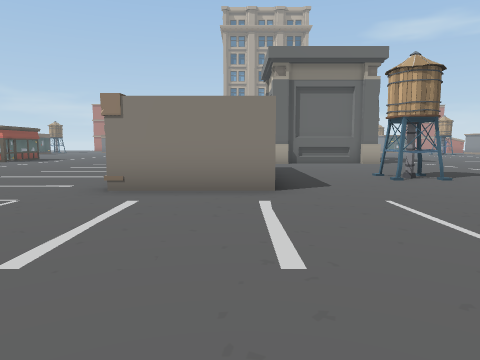
[1] (above)

24 first-person views from a walk through a 3-D level made in the Unity game engine. The camera is 1.5 m above the floor, tilts 6° down and sees 70° across. The floor is counted in squares, 2 m on a side. Each view is taken from the middle of a square. On the plan, view 1 faces up. The plan holds only what a view shows up to about 11 squares ahead; the rest is blank. The place goes on beyond the plan.

[2]
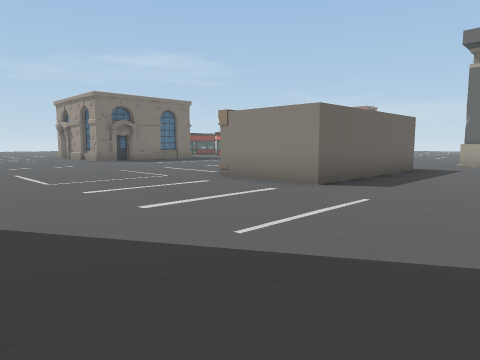

[3]
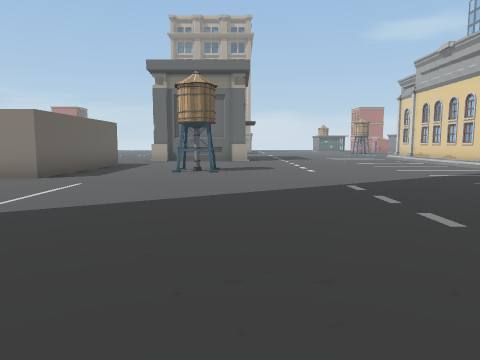

[4]
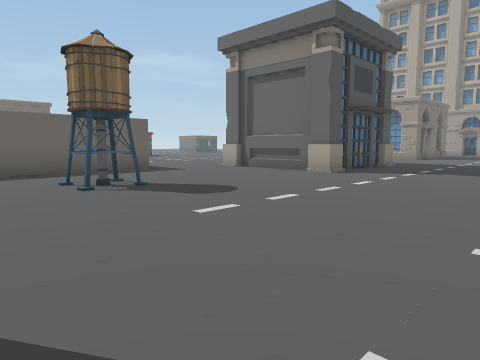

[5]
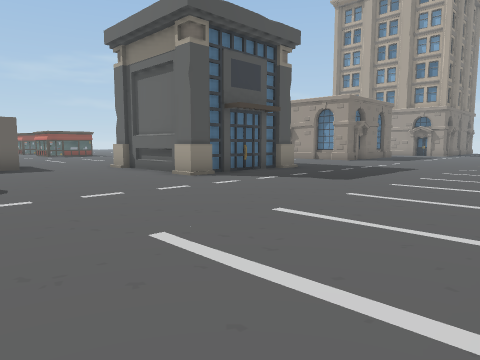

[6]
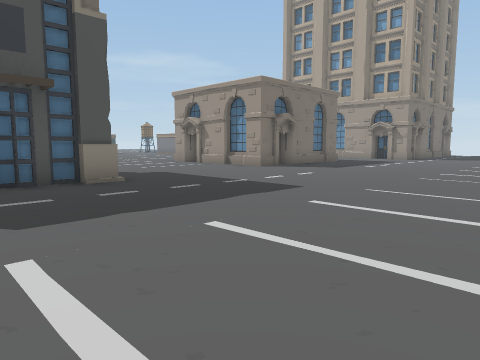

[7]
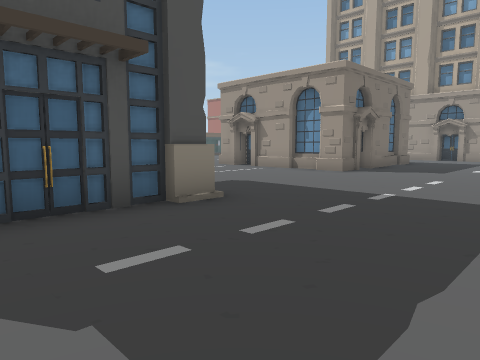

[8]
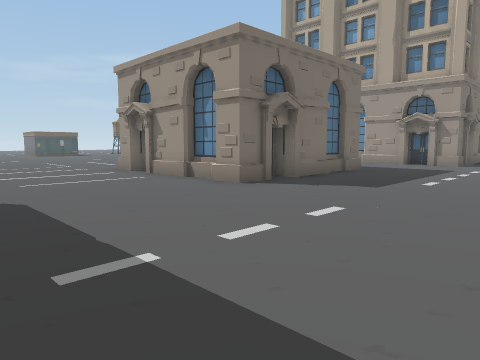

[9]
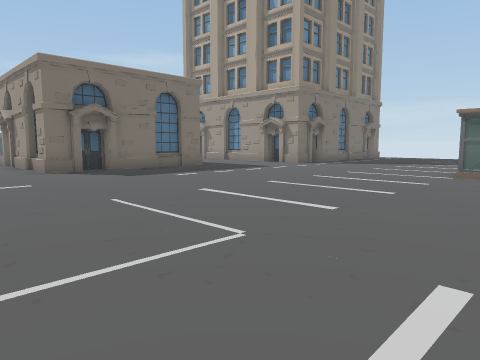

[10]
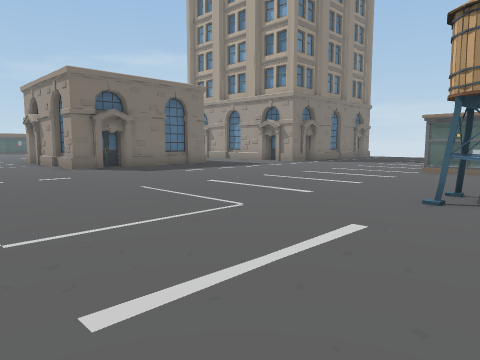

[11]
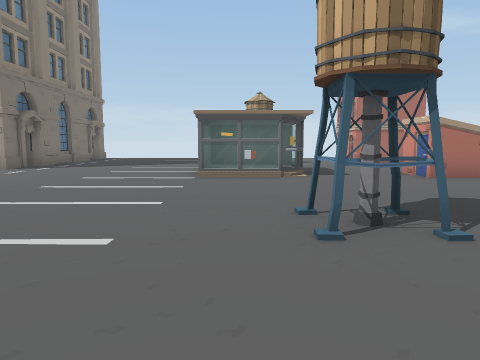

[12]
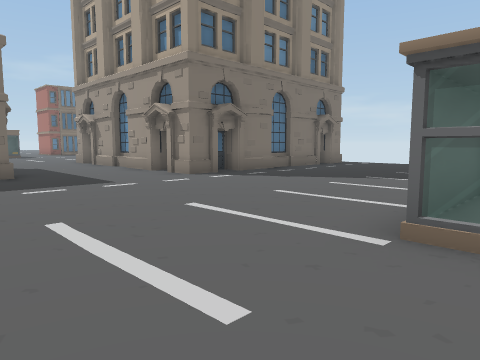

[13]
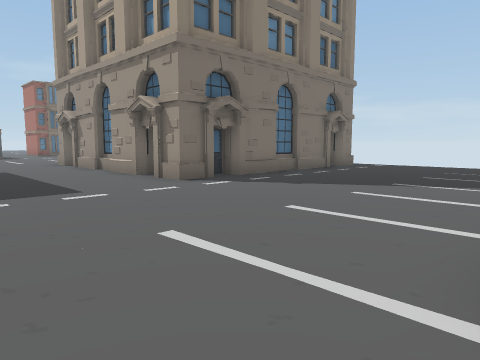

[14]
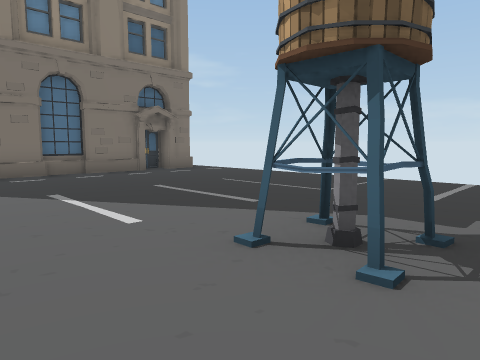

[15]
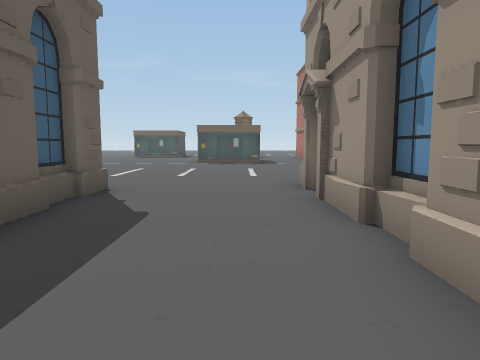

[16]
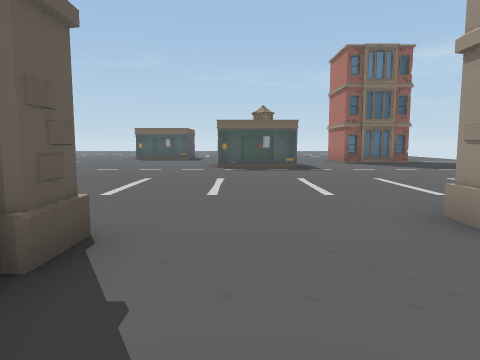

[17]
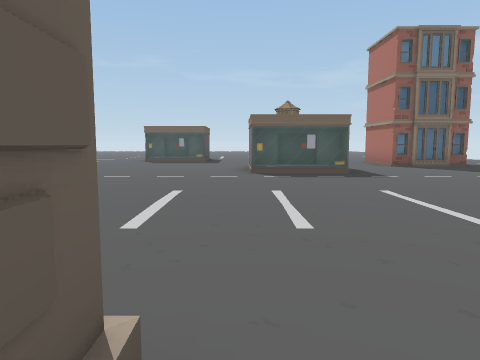

[18]
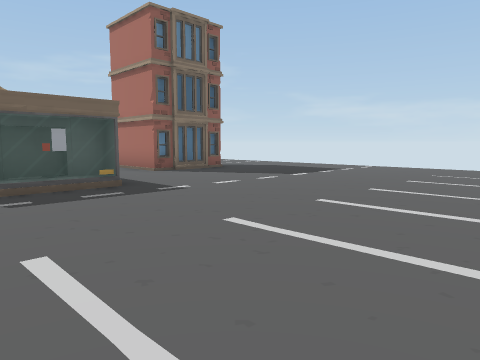

[19]
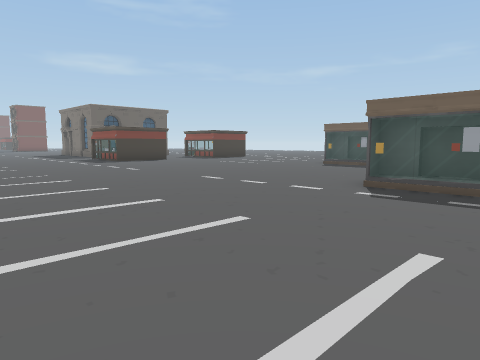

[20]
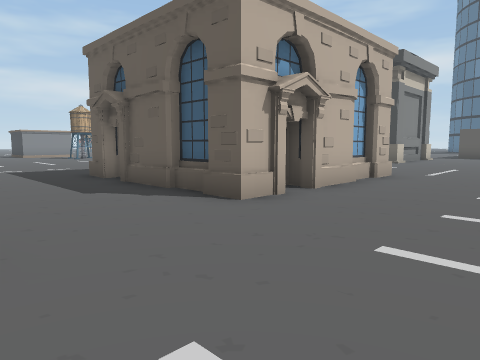

[21]
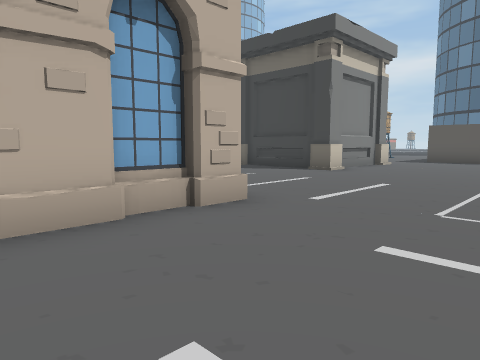

[22]
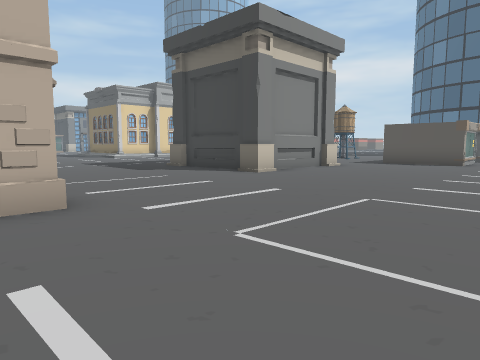

[23]
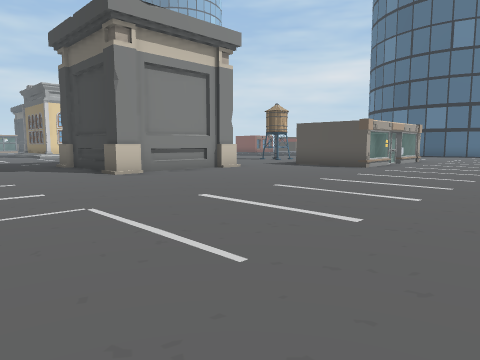

[24]
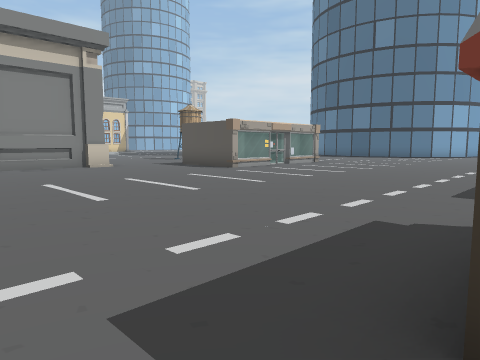

### Floor plan
Points are (right, up) in squares from view 1. A wall is a line through its corners. A room is listed if a view was taken in it or the views show most of it. See-through windows are left out.
Room 1 (views 1, 2, 3, 4, 5, 6, 7, 8, 9, 10, 11, 12, 13, 14, 15, 16, 17, 18, 19, 20, 21, 22, 23, 24)
walls: (1.1, 16.4) (1.1, 17.2) (1.9, 17.2); (1.4, 17) (4.7, 17); (1.4, 13.5) (1.4, 17.2); (1.9, 13) (1.4, 13); (5.1, 17.1) (5.1, 13.2); (5.3, 17.2) (5.3, 16.4); (5.3, 13.8) (5.3, 13) (4.6, 13); (5.3, 13.2) (1.4, 13.2); (0.6, 10.5) (0.6, 5.5) (-2.2, 5.5); (0, 22.7) (-0.7, 22.7) (-0.7, 26.1) (-0.1, 26.1); (3.5, 22.9) (2.5, 22.9); (-0.5, 23.4) (-0.5, 24.5); (4.3, 23.6) (4.3, 22.7) (0.9, 22.7); (4.3, 26) (4.3, 24.3) (3.7, 24.3) (3.7, 23.8); (-0.7, 26.8) (-0.7, 27.7) (2.6, 27.7); (4, 27) (4, 26.2); (0, 27.4) (1.1, 27.4); (3.4, 27.4) (3.4, 27.7) (4.3, 27.7) (4.3, 26.1); (-0.5, 31.2) (-1.6, 31.2); (2.5, 31.4) (1.8, 31.4); (4.3, 31.8) (4.3, 31.2) (0.1, 31.2); (6, 32.1) (6, 31.2) (5.1, 31.2); (-8.9, 30.9) (-8.9, 28.2); (-9.3, 30.8) (-9.3, 28.3) (-10.2, 28.3); (14.5, 29.5) (13.8, 28.8) (12, 28.8); (5.8, 35.5) (5.8, 34.4); (6, 37.1) (6, 32.8) (5.5, 32.8); (5.5, 37.8) (5.5, 37.4); (-11.5, 35.1) (-11.5, 33); (6, 38.8) (6, 37.8)
objects: tower (4, 8); tower (14, 24); tower (14, 34)
Room 2 (no view inside)
walls: (14.6, 31.2) (12.1, 31.2) (12.1, 28.9)

Where each view was taken, in squares from view 1:
view 1: 0 up, 0 right, facing up
view 2: 0 up, 4 right, facing up-left
view 3: 2 down, 5 right, facing up
view 4: 5 up, 10 right, facing up-left
view 5: 8 up, 12 right, facing up-left
view 6: 14 up, 12 right, facing up-left
view 7: 14 up, 9 right, facing up-left
view 8: 18 up, 9 right, facing up-left
view 9: 20 up, 14 right, facing up-left
view 10: 19 up, 15 right, facing up-left
view 11: 21 up, 13 right, facing up
view 12: 26 up, 13 right, facing up-left
view 13: 27 up, 12 right, facing up-left
view 14: 32 up, 15 right, facing up-left
view 15: 30 up, 5 right, facing left
view 16: 29 up, 2 right, facing left
view 17: 28 up, 0 right, facing left
view 18: 28 up, 3 left, facing up-left
view 19: 31 up, 3 left, facing down-left
view 20: 31 up, 4 left, facing down-right
view 21: 26 up, 4 left, facing down-right
view 22: 24 up, 5 left, facing down-right
view 23: 21 up, 7 left, facing down-right
view 24: 18 up, 10 left, facing down-right
